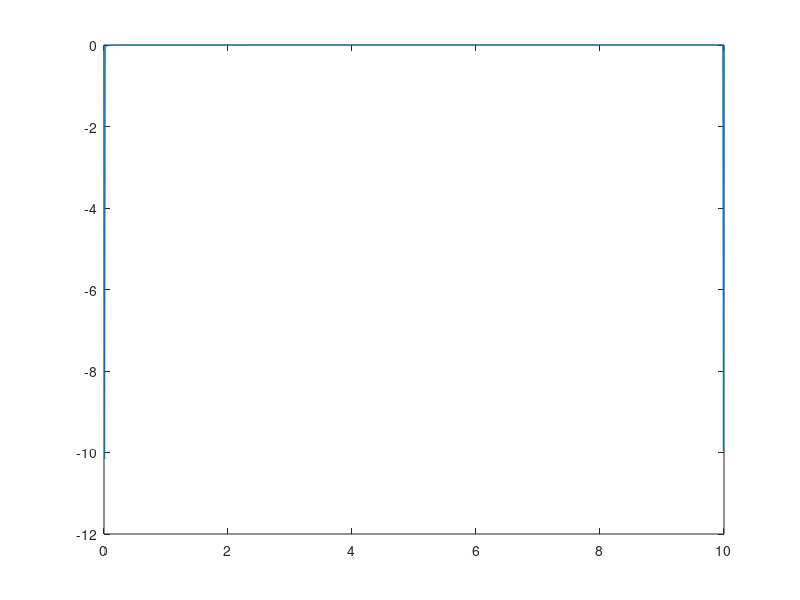

Write the MATLAB code that produced this figure.
% solve linear Boundary Value Problem from
% 5-finite-difference-methods-1995.pdf

%% u'' - pu' -ru = q
clear
% I made up these functions
r = @(x) 1/x;
p = @(x) 1;
q = @(x) 1;


% define mesh
h = .01;% Step size
xmin = 0;
xmax = 10;
x = xmin:h:xmax;
N = length(x) -1;
A = NaN(N+1,N+1);

% Make the matrix A
for i = 2:N
    a(i) = -(2/h^2+r(x(i)));
    b(i) = 1/h^2 + p(x(i))/2/h;
    c(i) = 1/h^2 - p(x(i))/2/h;
end
a(1) = 1;
a(N+1) = 1;
c(1) = 0;
b(N+1) = 0;
for i = 1:N+1
    for j = 1:N+1
        if i == j
            A(i,j) = a(i);
        elseif i-1 == j
            A(i,j) = b(i);
        elseif i == j-1
            A(i,j) = c(i);
        else
            A(i,j) = 0;
        end
    end
end

% Make matrix b
b(1) = 0; % Initial condition
b(N+1) = 0; % boundary condition
for i = 2:N
    b(i) = q(x(i));
end

% solve for u(x(i))
u = A/b;
plot(x,u)
